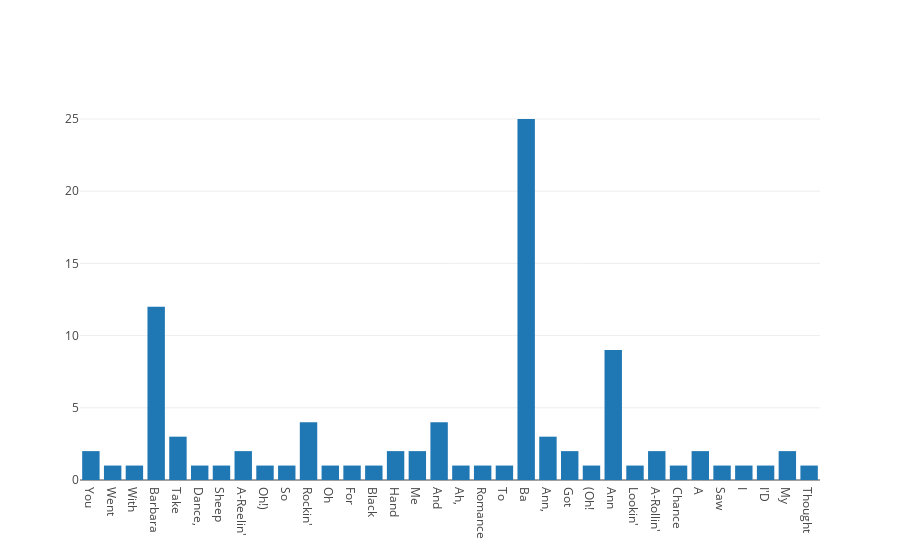

The cell this chart's notebook holds for it:
### Markdown cell above
And another 8 lines to plot.

### Code cell
import plotly
from plotly.offline import iplot, init_notebook_mode
from plotly import tools
import plotly.graph_objs as go
init_notebook_mode(connected=True)

trace = {'type': 'bar', 'x': list(unique_words), 'y': list(word_histogram.values())}
plotly.offline.iplot({'data': [trace]})

### Figure 1 — Plotly figure (JSON) as saved in the notebook; plotly's stock layout.template omitted (floating-point values rounded to 4 significant figures)
{"data": [{"type": "bar", "x": ["You", "Went", "With", "Barbara", "Take", "Dance,", "Sheep", "A-Reelin'", "Oh!)", "So", "Rockin'", "Oh", "For", "Black", "Hand", "Me", "And", "Ah,", "Romance", "To", "Ba", "Ann,", "Got", "(Oh!", "Ann", "Lookin'", "A-Rollin'", "Chance", "A", "Saw", "I", "I'D", "My", "Thought"], "y": [2, 1, 1, 12, 3, 1, 1, 2, 1, 1, 4, 1, 1, 1, 2, 2, 4, 1, 1, 1, 25, 3, 2, 1, 9, 1, 2, 1, 2, 1, 1, 1, 2, 1]}], "layout": {}}
